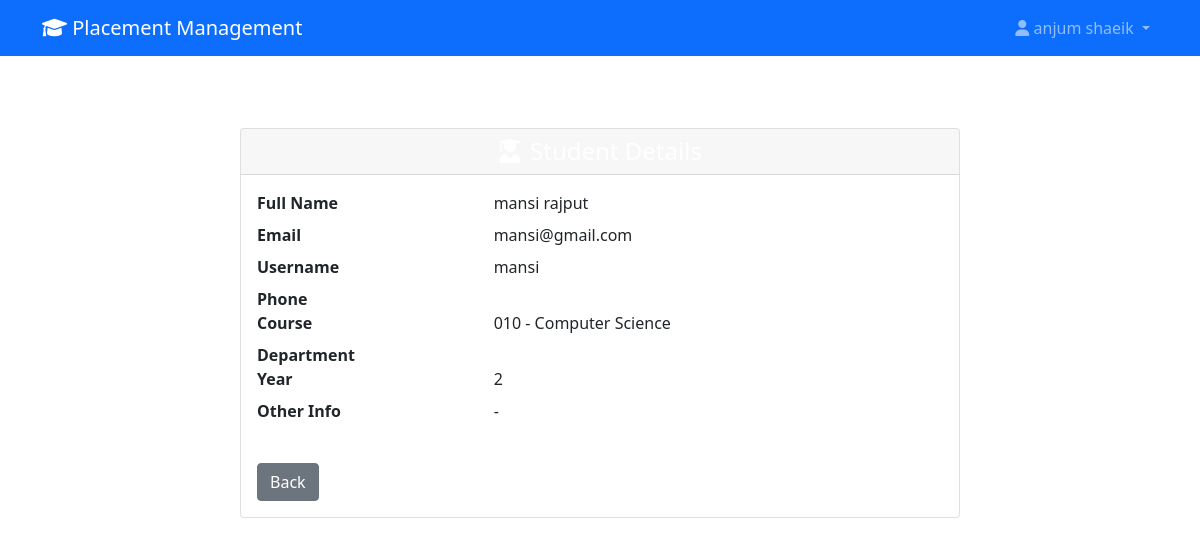
Screenshot of /providers/student/2/ (signed in) with the database file from the repository.
### accounts/models.py (models this page shows, shortened)
class User(AbstractUser):
    USER_TYPES = (
        ('student', 'Student'),
        ('tutor', 'Tutor'),
        ('provider', 'Provider'),
    )
    user_type = models.CharField(max_length=10, choices=USER_TYPES)
    phone = models.CharField(max_length=15, blank=True, validators=[validate_phone_number])
    is_verified = models.BooleanField(default=False)
    created_at = models.DateTimeField(auto_now_add=True)
    updated_at = models.DateTimeField(auto_now=True)

class StudentProfile(models.Model):
    YEAR_CHOICES = (
        (1, 'First Year'),
        (2, 'Second Year'),
        (3, 'Third Year'),
        (4, 'Fourth Year'),
    )
    user = models.OneToOneField(User, on_delete=models.CASCADE)
    student_id = models.CharField(max_length=20, unique=True, validators=[validate_student_id])
    course = models.ForeignKey(Course, on_delete=models.CASCADE, related_name='students')
    year = models.IntegerField(choices=YEAR_CHOICES)
    cgpa = models.DecimalField(max_digits=4, decimal_places=2, null=True, blank=True)
    tutor = models.ForeignKey('TutorProfile', on_delete=models.SET_NULL, null=True, blank=True, related_name='assigned_students')
    resume = models.FileField(upload_to='resumes/', null=True, blank=True)
    address = models.TextField(blank=True)

class Course(models.Model):
    name = models.CharField(max_length=100, unique=True)
    code = models.CharField(max_length=20, unique=True)
    description = models.TextField(blank=True)
    duration_years = models.IntegerField(default=4)
    is_active = models.BooleanField(default=True)
    created_at = models.DateTimeField(auto_now_add=True)
    def __str__(self):
        return f"{self.code} - {self.name}"
    class Meta:
        ordering = ['name']

### providers/views.py (the view)
# urls.py: path('student/<int:pk>/', views.view_student, name='view_student'),
@provider_required
@handle_exceptions
def view_student(request, pk):
    student = get_object_or_404(
        StudentProfile.objects.select_related('user', 'course', 'tutor__user'),
        pk=pk
    )
    placement_requests = PlacementRequest.objects.filter(
        student=student,
        provider=request.user.providerprofile
    ).order_by('-created_at')
    context = {
        'student': student,
        'placement_requests': placement_requests,
    }
    return render(request, 'providers/view_student.html', context)

### core/context_processors.py (called while the page is built)
def global_context(request):
    return {
        'site_name': 'Placement Management System',
        'current_year': 2024,
    }

### templates/providers/view_student.html (shortened to what this page needs)
{% extends 'base.html' %}
{% block content %}
<div class="container py-5">
    <div class="row justify-content-center">
        <div class="col-lg-8">
            <div class="card shadow-custom animate__animated animate__fadeInUp">
                <div class="card-header bg-gradient-primary text-white text-center">
                    <h4 class="mb-0">
                        <i class="fas fa-user-graduate me-2"></i>Student Details
                    </h4>
                </div>
                <div class="card-body">
                    <dl class="row">
                        <dt class="col-sm-4">Full Name</dt>
                        <dd class="col-sm-8">{{ student.user.get_full_name }}</dd>
                        <dt class="col-sm-4">Email</dt>
                        <dd class="col-sm-8">{{ student.user.email }}</dd>
                        <dt class="col-sm-4">Username</dt>
                        <dd class="col-sm-8">{{ student.user.username }}</dd>
                        <dt class="col-sm-4">Phone</dt>
                        <dd class="col-sm-8">{{ student.phone }}</dd>
                        <dt class="col-sm-4">Course</dt>
                        <dd class="col-sm-8">{{ student.course }}</dd>
                        <dt class="col-sm-4">Department</dt>
                        <dd class="col-sm-8">{{ student.department }}</dd>
                        <dt class="col-sm-4">Year</dt>
                        <dd class="col-sm-8">{{ student.year }}</dd>
                        <dt class="col-sm-4">Other Info</dt>
                        <dd class="col-sm-8">{{ student.other_info|default:'-' }}</dd>
                    </dl>
                    <a href="javascript:history.back()" class="btn btn-secondary mt-3">Back</a>
                </div>
            </div>
        </div>
    </div>
</div>
{% endblock %}

### templates/base.html (shortened to what this page needs)
<!DOCTYPE html>
<html lang="en">
<head>
    <link href="https://cdn.jsdelivr.net/npm/bootstrap@5.1.3/dist/css/bootstrap.min.css" rel="stylesheet">
    <link href="https://cdnjs.cloudflare.com/ajax/libs/font-awesome/6.0.0/css/all.min.css" rel="stylesheet">
</head>
<body>
    <nav class="navbar navbar-expand-lg navbar-dark bg-primary">
        <div class="container">
            <a class="navbar-brand" href="#">
                <i class="fas fa-graduation-cap"></i> Placement Management
            </a>
            {% if user.is_authenticated %}
            <div class="navbar-nav ms-auto">
                <div class="nav-item dropdown">
                    <a class="nav-link dropdown-toggle" href="#" role="button" data-bs-toggle="dropdown">
                        <i class="fas fa-user"></i> {{ user.get_full_name|default:user.username }}
                    </a>
                </div>
            </div>
            {% endif %}
        </div>
    </nav>
    <main class="container mt-4">
        {% block content %}
        {% endblock %}
    </main>
</body>
</html>

### rows the page displays
User: get_full_name "anjum shaeik"
StudentProfile: user.get_full_name "mansi rajput", user.email "mansi@gmail.com", user.username "mansi", course "010 - Computer Science", year "2"

### other values shown
{{ student.other_info|default:'-' }} "-"
